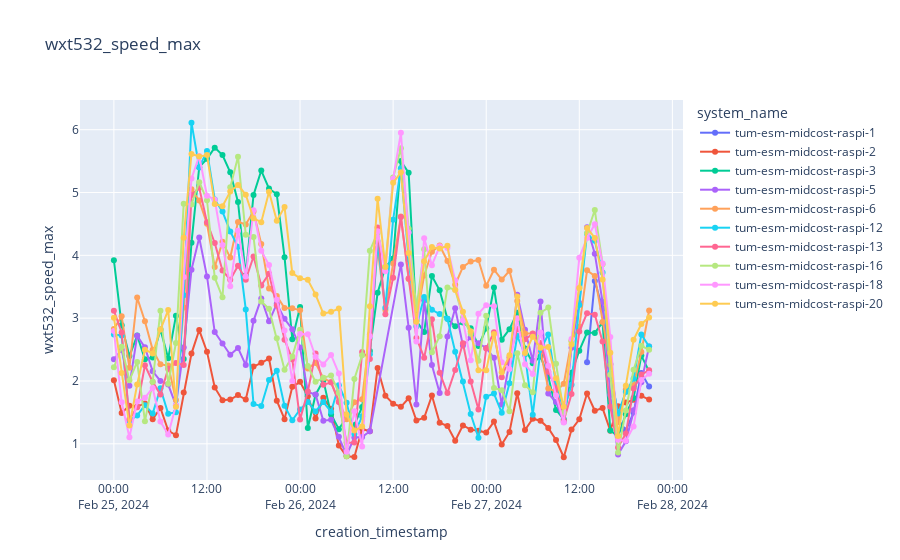

This figure's notebook cell:
### Code cell
plot_sensor_measurement(df,sensor_id,col_name="wxt532_speed_max",filter=filter)
